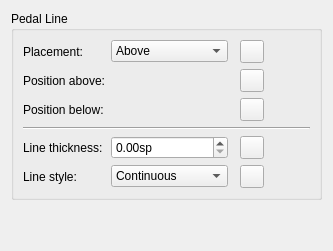
      <widget class="QWidget" name="PagePedal">
       <layout class="QVBoxLayout" name="verticalLayout_34">
        <item>
         <widget class="QGroupBox" name="groupBox_21">
          <property name="title">
           <string>Pedal Line</string>
          </property>
          <layout class="QGridLayout" name="gridLayout11">
           <item row="5" column="1">
            <widget class="QComboBox" name="pedalLineStyle">
             <item>
              <property name="text">
               <string>Continuous</string>
              </property>
             </item>
             <item>
              <property name="text">
               <string>Dashed</string>
              </property>
             </item>
             <item>
              <property name="text">
               <string>Dotted</string>
              </property>
             </item>
             <item>
              <property name="text">
               <string>Dash-dotted</string>
              </property>
             </item>
             <item>
              <property name="text">
               <string>Dash-dot-dotted</string>
              </property>
             </item>
            </widget>
           </item>
           <item row="1" column="0">
            <widget class="QLabel" name="label_96">
             <property name="text">
              <string>Position above:</string>
             </property>
            </widget>
           </item>
           <item row="1" column="4">
            <spacer name="horizontalSpacer_8">
             <property name="orientation">
              <enum>Qt::Horizontal</enum>
             </property>
             <property name="sizeHint" stdset="0">
              <size>
               <width>40</width>
               <height>20</height>
              </size>
             </property>
            </spacer>
           </item>
           <item row="5" column="0">
            <widget class="QLabel" name="label_106">
             <property name="text">
              <string>Line style:</string>
             </property>
             <property name="buddy">
              <cstring>pedalLineStyle</cstring>
             </property>
            </widget>
           </item>
           <item row="4" column="0">
            <widget class="QLabel" name="label_107">
             <property name="text">
              <string>Line thickness:</string>
             </property>
             <property name="buddy">
              <cstring>pedalLineWidth</cstring>
             </property>
            </widget>
           </item>
           <item row="5" column="3">
            <widget class="QToolButton" name="resetPedalLineStyle">
             <property name="toolTip">
              <string>Reset to default</string>
             </property>
             <property name="accessibleName">
              <string>Reset 'Line style' value</string>
             </property>
             <property name="text">
              <string notr="true"/>
             </property>
             <property name="icon">
              <iconset resource="musescore.qrc">
               <normaloff>:/data/icons/edit-reset.svg</normaloff>:/data/icons/edit-reset.svg</iconset>
             </property>
            </widget>
           </item>
           <item row="1" column="3">
            <widget class="QToolButton" name="resetPedalLinePosAbove">
             <property name="toolTip">
              <string>Reset to default</string>
             </property>
             <property name="accessibleName">
              <string>Reset 'Position above' value</string>
             </property>
             <property name="text">
              <string notr="true"/>
             </property>
             <property name="icon">
              <iconset resource="musescore.qrc">
               <normaloff>:/data/icons/edit-reset.svg</normaloff>:/data/icons/edit-reset.svg</iconset>
             </property>
            </widget>
           </item>
           <item row="4" column="3">
            <widget class="QToolButton" name="resetPedalLineWidth">
             <property name="toolTip">
              <string>Reset to default</string>
             </property>
             <property name="accessibleName">
              <string>Reset 'Line thickness' value</string>
             </property>
             <property name="text">
              <string notr="true"/>
             </property>
             <property name="icon">
              <iconset resource="musescore.qrc">
               <normaloff>:/data/icons/edit-reset.svg</normaloff>:/data/icons/edit-reset.svg</iconset>
             </property>
            </widget>
           </item>
           <item row="0" column="0">
            <widget class="QLabel" name="label_124">
             <property name="text">
              <string>Placement:</string>
             </property>
             <property name="buddy">
              <cstring>pedalLinePlacement</cstring>
             </property>
            </widget>
           </item>
           <item row="0" column="3">
            <widget class="QToolButton" name="resetPedalLinePlacement">
             <property name="toolTip">
              <string>Reset to default</string>
             </property>
             <property name="accessibleName">
              <string>Reset 'Placement' value</string>
             </property>
             <property name="text">
              <string notr="true"/>
             </property>
             <property name="icon">
              <iconset resource="musescore.qrc">
               <normaloff>:/data/icons/edit-reset.svg</normaloff>:/data/icons/edit-reset.svg</iconset>
             </property>
            </widget>
           </item>
           <item row="2" column="3">
            <widget class="QToolButton" name="resetPedalLinePosBelow">
             <property name="toolTip">
              <string>Reset to default</string>
             </property>
             <property name="accessibleName">
              <string>Reset 'Position below' value</string>
             </property>
             <property name="text">
              <string notr="true"/>
             </property>
             <property name="icon">
              <iconset resource="musescore.qrc">
               <normaloff>:/data/icons/edit-reset.svg</normaloff>:/data/icons/edit-reset.svg</iconset>
             </property>
            </widget>
           </item>
           <item row="2" column="0">
            <widget class="QLabel" name="label_139">
             <property name="text">
              <string>Position below:</string>
             </property>
            </widget>
           </item>
           <item row="1" column="1">
            <widget class="Ms::OffsetSelect" name="pedalLinePosAbove" native="true"/>
           </item>
           <item row="2" column="1">
            <widget class="Ms::OffsetSelect" name="pedalLinePosBelow" native="true"/>
           </item>
           <item row="4" column="1">
            <widget class="QDoubleSpinBox" name="pedalLineWidth">
             <property name="suffix">
              <string>sp</string>
             </property>
             <property name="singleStep">
              <double>0.100000000000000</double>
             </property>
            </widget>
           </item>
           <item row="0" column="1">
            <widget class="QComboBox" name="pedalLinePlacement">
             <item>
              <property name="text">
               <string notr="true">Above</string>
              </property>
             </item>
             <item>
              <property name="text">
               <string notr="true">Below</string>
              </property>
             </item>
            </widget>
           </item>
           <item row="3" column="0" colspan="5">
            <widget class="Line" name="line_3">
             <property name="midLineWidth">
              <number>0</number>
             </property>
             <property name="orientation">
              <enum>Qt::Horizontal</enum>
             </property>
            </widget>
           </item>
          </layout>
         </widget>
        </item>
        <item>
         <spacer name="verticalSpacer_19">
          <property name="orientation">
           <enum>Qt::Vertical</enum>
          </property>
          <property name="sizeHint" stdset="0">
           <size>
            <width>20</width>
            <height>40</height>
           </size>
          </property>
         </spacer>
        </item>
       </layout>
      </widget>
